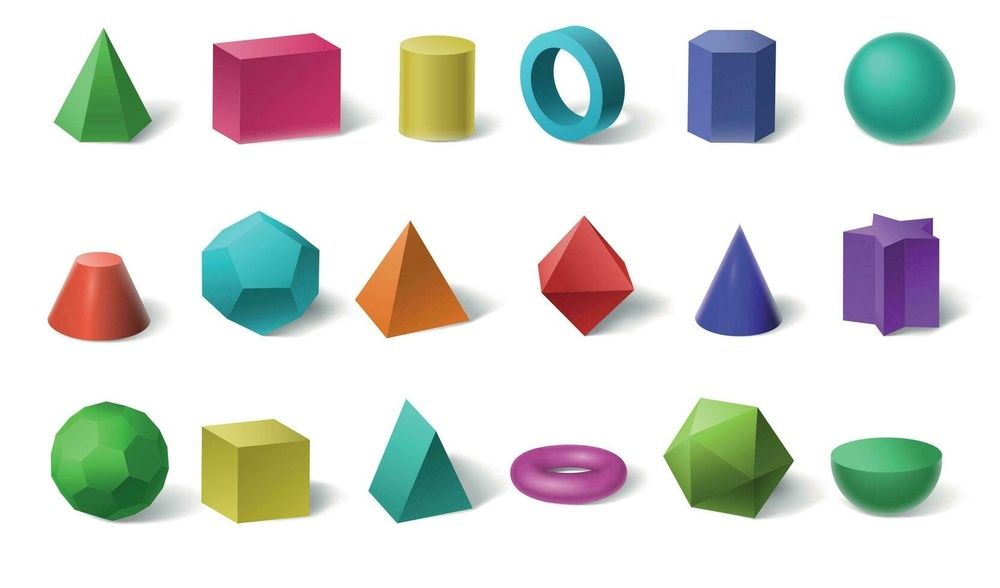
#> input picture image/3d-shapes.jpg, 1000 x 588 px, shrunk from 1666 x 980 before the run, given in place of the camera
$ python img_process_bgr2hsv_object_tracking.py
#> lines starting #> are read from the running program, lines starting #| are printed output that depends on the picture; after the words box and inside, x2 and y2 are one past the last pixel; in counts of white or black regions, pixels touching at a corner belong together
import cv2 as cv
import numpy as np


# ------------------------------- Changing Colorspace & Object Tracking -----------------------------------
# All flags relate to COLOR
flags = [i for i in dir(cv) if i.startswith('COLOR_')]
print(flags)

cap = cv.VideoCapture(0)

while(1):

    # Take each frame
    _, frame = cap.read()
#> frame is the input picture: shape (588, 1000, 3); mean B, G, R 214.9, 219.4, 216.5

    # It is easier to extract a colored obhect in HSV than in RGB
    # Convert BGR to HSV (hue [0,179], saturation [0,255], value [0,255])
    hsv = cv.cvtColor(frame, cv.COLOR_BGR2HSV)
#> hsv: shape (588, 1000, 3); mean H, S, V 29.7, 40.9, 229.9

    # Define range of blue color in HSV
    lower_blue = np.array([110,50,50])
    upper_blue = np.array([130,255,255])

    # Threshold the HSV image to get only blue colors
    mask = cv.inRange(hsv, lower_blue, upper_blue)
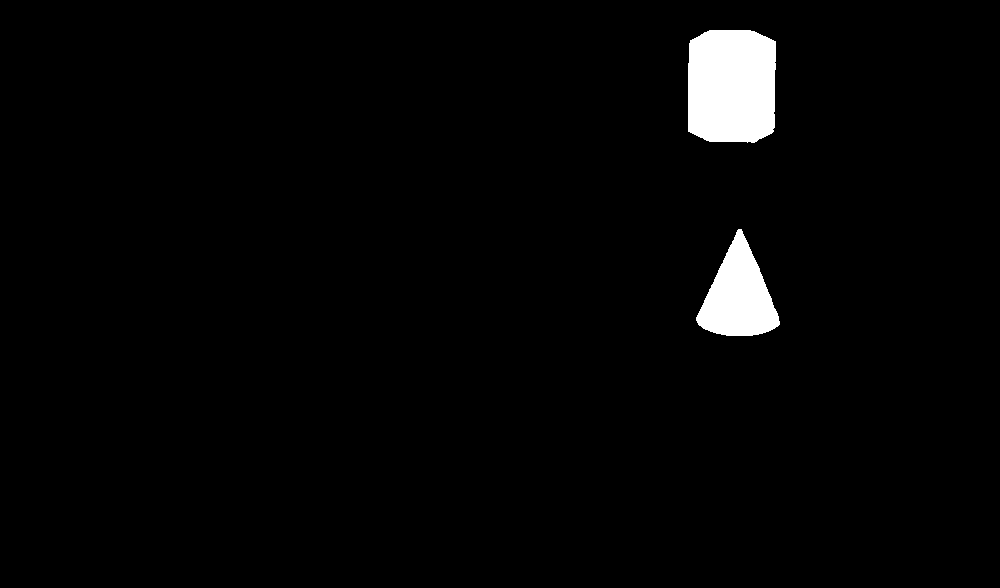
#> mask: shape (588, 1000); 2.4% white; 2 white regions, box (x1, y1, x2, y2) and area: (688, 30, 776, 143) 9278, (696, 229, 780, 336) 5126

    # Bitwise-AND mask and original image
    res = cv.bitwise_and(frame, frame, mask=mask)
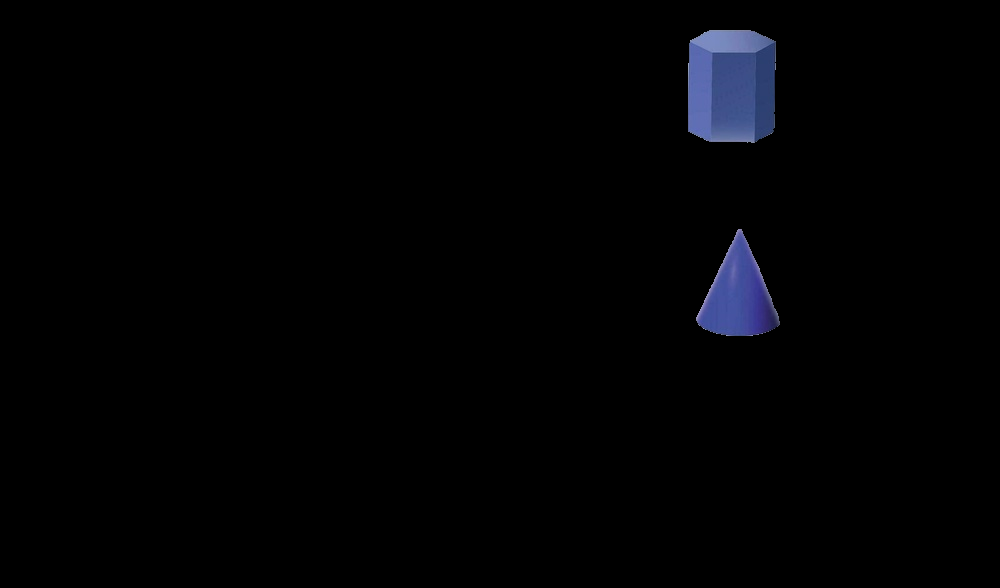
#> res: shape (588, 1000, 3); mean B, G, R 3.7, 2.2, 1.8

    cv.imshow('frame', frame)
    cv.imshow('mask', mask)
    cv.imshow('res', res)
    k = cv.waitKey(5) & 0xFF    # ASCII of ESC is 27, can use ord('q')
#> (key q is pressed here)
    if k == 27:
        break

cv.destroyAllWindows()


# ------------------------------- How to find HSV values to track -----------------------------------
green = np.uint8([[[0,255,0]]])
hsv_green = cv.cvtColor(green, cv.COLOR_BGR2HSV)
print(hsv_green)
